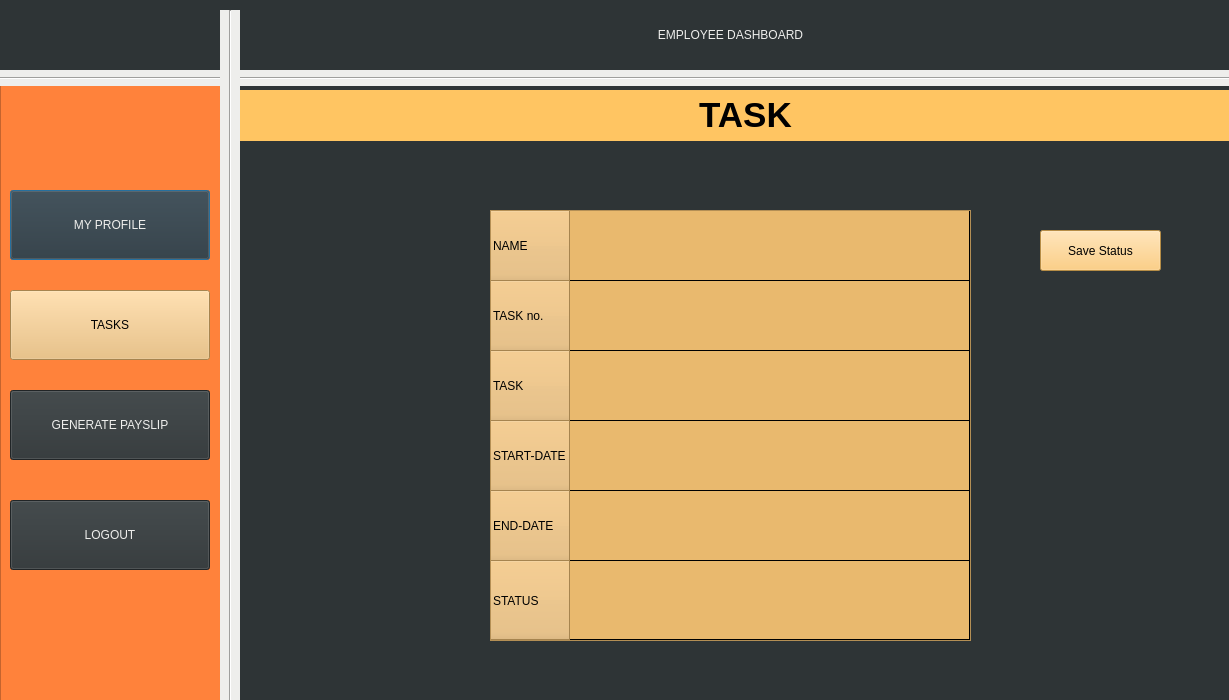
<?xml version="1.0" encoding="UTF-8"?>
<ui version="4.0">
 <class>Dialog</class>
 <widget class="QDialog" name="Dialog">
  <property name="geometry">
   <rect>
    <x>0</x>
    <y>0</y>
    <width>1229</width>
    <height>700</height>
   </rect>
  </property>
  <property name="windowTitle">
   <string>Dialog</string>
  </property>
  <property name="autoFillBackground">
   <bool>false</bool>
  </property>
  <property name="styleSheet">
   <string notr="true">background-color: rgb(46, 52, 54);
border-bottom-color: rgb(238, 238, 236);
border-right-color: rgb(238, 238, 236);
border-top-color: rgb(238, 238, 236);
border-color: rgb(245, 121, 0);</string>
  </property>
  <widget class="QLabel" name="label1">
   <property name="geometry">
    <rect>
     <x>240</x>
     <y>0</y>
     <width>981</width>
     <height>71</height>
    </rect>
   </property>
   <property name="styleSheet">
    <string notr="true">color:rgb(238, 238, 236);
font: 75 30pt &quot;Ubuntu Condensed&quot;;</string>
   </property>
   <property name="text">
    <string>&lt;html&gt;&lt;head/&gt;&lt;body&gt;&lt;p align=&quot;center&quot;&gt;EMPLOYEE DASHBOARD&lt;/p&gt;&lt;/body&gt;&lt;/html&gt;</string>
   </property>
  </widget>
  <widget class="Line" name="line">
   <property name="geometry">
    <rect>
     <x>-10</x>
     <y>70</y>
     <width>1251</width>
     <height>16</height>
    </rect>
   </property>
   <property name="styleSheet">
    <string notr="true">
background-color: rgb(238, 238, 236);</string>
   </property>
   <property name="orientation">
    <enum>Qt::Horizontal</enum>
   </property>
  </widget>
  <widget class="Line" name="line_2">
   <property name="geometry">
    <rect>
     <x>220</x>
     <y>10</y>
     <width>20</width>
     <height>761</height>
    </rect>
   </property>
   <property name="styleSheet">
    <string notr="true">
background-color: rgb(238, 238, 236);</string>
   </property>
   <property name="orientation">
    <enum>Qt::Vertical</enum>
   </property>
  </widget>
  <widget class="QColumnView" name="columnView">
   <property name="geometry">
    <rect>
     <x>0</x>
     <y>80</y>
     <width>226</width>
     <height>621</height>
    </rect>
   </property>
   <property name="styleSheet">
    <string notr="true">background-color: rgb(255, 130, 59);
</string>
   </property>
  </widget>
  <widget class="QPushButton" name="myprofile">
   <property name="geometry">
    <rect>
     <x>10</x>
     <y>190</y>
     <width>200</width>
     <height>70</height>
    </rect>
   </property>
   <property name="cursor">
    <cursorShape>OpenHandCursor</cursorShape>
   </property>
   <property name="mouseTracking">
    <bool>true</bool>
   </property>
   <property name="acceptDrops">
    <bool>false</bool>
   </property>
   <property name="styleSheet">
    <string notr="true">color:rgb(238, 238, 236);
font: 75 17pt &quot;Ubuntu Condensed&quot;;</string>
   </property>
   <property name="text">
    <string>MY PROFILE</string>
   </property>
  </widget>
  <widget class="QPushButton" name="tasks">
   <property name="geometry">
    <rect>
     <x>10</x>
     <y>290</y>
     <width>200</width>
     <height>70</height>
    </rect>
   </property>
   <property name="cursor">
    <cursorShape>OpenHandCursor</cursorShape>
   </property>
   <property name="styleSheet">
    <string notr="true">
color:rgb(0,0,0);
background-color: rgb(233, 185, 110);
font: 75 17pt &quot;Ubuntu Condensed&quot;;</string>
   </property>
   <property name="text">
    <string>TASKS</string>
   </property>
  </widget>
  <widget class="QPushButton" name="logout">
   <property name="geometry">
    <rect>
     <x>10</x>
     <y>500</y>
     <width>200</width>
     <height>70</height>
    </rect>
   </property>
   <property name="cursor">
    <cursorShape>OpenHandCursor</cursorShape>
   </property>
   <property name="styleSheet">
    <string notr="true">color:rgb(238, 238, 236);
font: 75 17pt &quot;Ubuntu Condensed&quot;;</string>
   </property>
   <property name="text">
    <string>LOGOUT</string>
   </property>
  </widget>
  <widget class="QColumnView" name="columnView_2">
   <property name="geometry">
    <rect>
     <x>210</x>
     <y>80</y>
     <width>1021</width>
     <height>671</height>
    </rect>
   </property>
   <property name="styleSheet">
    <string notr="true">background-color: rgb(255, 255, 255);
background-color: rgb(46, 52, 54);
</string>
   </property>
  </widget>
  <widget class="QLabel" name="label1_2">
   <property name="geometry">
    <rect>
     <x>240</x>
     <y>90</y>
     <width>1011</width>
     <height>51</height>
    </rect>
   </property>
   <property name="styleSheet">
    <string notr="true">background-color: rgb(255, 197, 98);
font: 75 30pt &quot;Ubuntu Condensed&quot;;</string>
   </property>
   <property name="text">
    <string>&lt;html&gt;&lt;head/&gt;&lt;body&gt;&lt;p align=&quot;center&quot;&gt;&lt;span style=&quot; font-size:26pt; font-weight:600;&quot;&gt;TASK&lt;/span&gt;&lt;/p&gt;&lt;/body&gt;&lt;/html&gt;</string>
   </property>
  </widget>
  <widget class="QPushButton" name="generatepayslip">
   <property name="geometry">
    <rect>
     <x>10</x>
     <y>390</y>
     <width>200</width>
     <height>70</height>
    </rect>
   </property>
   <property name="cursor">
    <cursorShape>OpenHandCursor</cursorShape>
   </property>
   <property name="styleSheet">
    <string notr="true">color:rgb(238, 238, 236);
font: 75 17pt &quot;Ubuntu Condensed&quot;;</string>
   </property>
   <property name="text">
    <string>GENERATE PAYSLIP</string>
   </property>
  </widget>
  <widget class="QLabel" name="LOGO">
   <property name="geometry">
    <rect>
     <x>10</x>
     <y>10</y>
     <width>201</width>
     <height>51</height>
    </rect>
   </property>
   <property name="text">
    <string/>
   </property>
   <property name="pixmap">
    <pixmap>logo.png</pixmap>
   </property>
   <property name="scaledContents">
    <bool>true</bool>
   </property>
  </widget>
  <widget class="QTableWidget" name="tableWidget">
   <property name="geometry">
    <rect>
     <x>490</x>
     <y>210</y>
     <width>481</width>
     <height>431</height>
    </rect>
   </property>
   <property name="styleSheet">
    <string notr="true">border-color: rgb(255, 197, 98);
gridline-color: rgb(0, 0, 0);
selection-color: rgb(136, 138, 133);

background-color: rgb(233, 185, 110);</string>
   </property>
   <property name="showGrid">
    <bool>true</bool>
   </property>
   <property name="columnCount">
    <number>1</number>
   </property>
   <attribute name="horizontalHeaderVisible">
    <bool>false</bool>
   </attribute>
   <attribute name="horizontalHeaderCascadingSectionResizes">
    <bool>false</bool>
   </attribute>
   <attribute name="horizontalHeaderDefaultSectionSize">
    <number>250</number>
   </attribute>
   <attribute name="horizontalHeaderHighlightSections">
    <bool>false</bool>
   </attribute>
   <attribute name="horizontalHeaderShowSortIndicator" stdset="0">
    <bool>false</bool>
   </attribute>
   <attribute name="horizontalHeaderStretchLastSection">
    <bool>true</bool>
   </attribute>
   <attribute name="verticalHeaderCascadingSectionResizes">
    <bool>true</bool>
   </attribute>
   <attribute name="verticalHeaderDefaultSectionSize">
    <number>70</number>
   </attribute>
   <attribute name="verticalHeaderShowSortIndicator" stdset="0">
    <bool>true</bool>
   </attribute>
   <attribute name="verticalHeaderStretchLastSection">
    <bool>true</bool>
   </attribute>
   <row>
    <property name="text">
     <string>NAME</string>
    </property>
   </row>
   <row>
    <property name="text">
     <string>TASK no.</string>
    </property>
   </row>
   <row>
    <property name="text">
     <string>TASK</string>
    </property>
   </row>
   <row>
    <property name="text">
     <string>START-DATE</string>
    </property>
   </row>
   <row>
    <property name="text">
     <string>END-DATE</string>
    </property>
   </row>
   <row>
    <property name="text">
     <string>STATUS</string>
    </property>
   </row>
   <column/>
  </widget>
  <widget class="QPushButton" name="save">
   <property name="geometry">
    <rect>
     <x>1040</x>
     <y>230</y>
     <width>121</width>
     <height>41</height>
    </rect>
   </property>
   <property name="styleSheet">
    <string notr="true">background-color: rgb(255, 197, 98);
color: rgb(0, 0, 0);</string>
   </property>
   <property name="text">
    <string>Save Status</string>
   </property>
  </widget>
  <widget class="QLabel" name="saved">
   <property name="geometry">
    <rect>
     <x>1040</x>
     <y>200</y>
     <width>121</width>
     <height>17</height>
    </rect>
   </property>
   <property name="styleSheet">
    <string notr="true">color: rgb(238, 238, 236);
background-color: rgb(46, 52, 54);</string>
   </property>
   <property name="text">
    <string/>
   </property>
  </widget>
  <zorder>columnView_2</zorder>
  <zorder>columnView</zorder>
  <zorder>label1</zorder>
  <zorder>line</zorder>
  <zorder>line_2</zorder>
  <zorder>tasks</zorder>
  <zorder>logout</zorder>
  <zorder>myprofile</zorder>
  <zorder>label1_2</zorder>
  <zorder>generatepayslip</zorder>
  <zorder>LOGO</zorder>
  <zorder>tableWidget</zorder>
  <zorder>save</zorder>
  <zorder>saved</zorder>
 </widget>
 <resources/>
 <connections/>
</ui>
